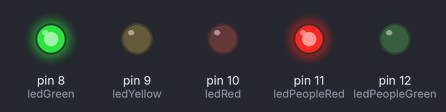
Recording of a sketch running on a simulated Arduino Uno, built with avr-gcc and run on an emulated ATmega328P. Shown: output pins drawn as LEDs (lit = HIGH).

Above: at 1.5 s.
At 4.0 s:
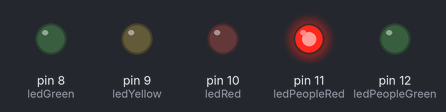
At 5.9 s:
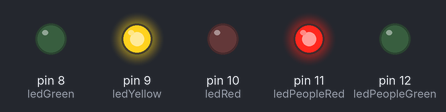
At 7.4 s:
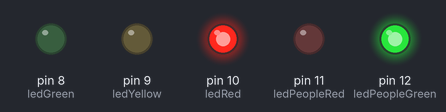
At 10.2 s:
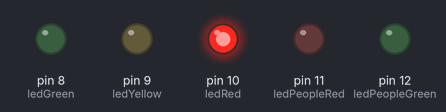
Timing chart, 0 to 13.5 s (numbered marks = the images above):
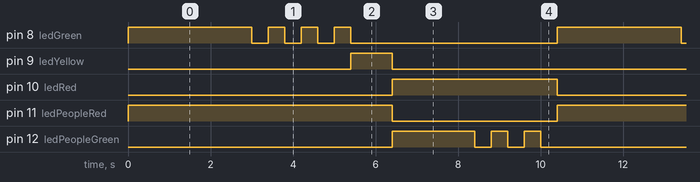

Measured:
- by itself, pin 8 (ledGreen): repeats every 10.4 s: 3 × (LOW 0.40 s, HIGH 0.40 s), LOW 5.0 s, HIGH 3.0 s
- by itself, pin 9 (ledYellow): alternates HIGH for 1.0 s and LOW for 9.4 s
- by itself, pin 10 (ledRed): alternates HIGH for 4.0 s and LOW for 6.4 s
- by itself, pin 11 (ledPeopleRed): alternates HIGH for 6.4 s and LOW for 4.0 s
- by itself, pin 12 (ledPeopleGreen): repeats every 10.4 s: 2 × (LOW 0.40 s, HIGH 0.40 s), LOW 6.8 s, HIGH 2.0 s

The sketch:

sketch.ino
```cpp
const int ledGreen = 8;
const int ledYellow = 9;
const int ledRed = 10;
const int ledPeopleRed = 11;
const int ledPeopleGreen = 12;

void setup() {
  pinMode(ledGreen, OUTPUT);
  pinMode(ledYellow, OUTPUT);
  pinMode(ledRed, OUTPUT);
  pinMode(ledPeopleRed, OUTPUT);
  pinMode(ledPeopleGreen, OUTPUT);
}

void loop() {
  // красный цвет для пешехода
  digitalWrite(ledPeopleRed, HIGH);

  // зеленый цвет для автомобиля
  digitalWrite(ledGreen, HIGH);
  delay(3000);
  digitalWrite(ledGreen, LOW);
  delay(400);
  for (int i = 0; i<=2; i++){
    digitalWrite(ledGreen, HIGH);
    delay(400);
    digitalWrite(ledGreen, LOW);
    if (i<2){
      delay(400);
    }
  }

  // желтый цвет для автомобиля
  digitalWrite(ledYellow, HIGH);
  delay(1000);
  digitalWrite(ledYellow, LOW);

  // красный цвет для пешехода
  digitalWrite(ledPeopleRed, LOW);

  // красный цвет для автомобиля
  digitalWrite(ledRed, HIGH);

  // зеленый цвет для пешехода
  digitalWrite(ledPeopleGreen, HIGH);
  delay(2000);
  digitalWrite(ledPeopleGreen, LOW);
  delay(400);
  for (int i = 0; i < 2; i++){
    digitalWrite(ledPeopleGreen, HIGH);
    delay(400);
    digitalWrite(ledPeopleGreen, LOW);
    if (i<2){
      delay(400);
    }
  }

  // красный цвет для автомобиля
  digitalWrite(ledRed, LOW);
 }
```
